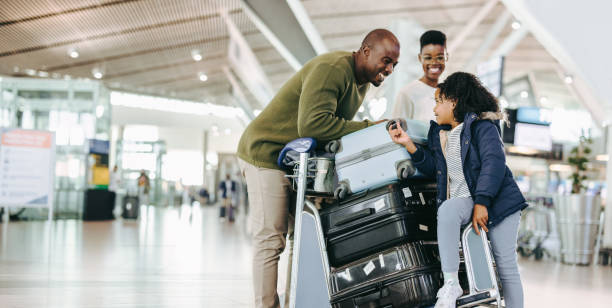
#> input picture Documents/codes/damascusprojects/static/images/visa.jpg, 612 x 308 px
$ python img_resize.py
#> lines starting #> are read from the running program, lines starting #| are printed output that depends on the picture
from PIL import Image, ImageFilter

def convert_to_4k(input_path, output_path):
    # Open the original image
#> called with input_path = 'visa.jpg', output_path = 'visa_4k.jpg'
    img = Image.open(input_path)
#> img is the input picture: PIL image 612x308 RGB; mean R, G, B 169.8, 170.7, 165.8

    # Set target resolution for 4K
    target_size = (3840, 2160)

    # Resize using high-quality resampling
    img_4k = img.resize(target_size, Image.LANCZOS)
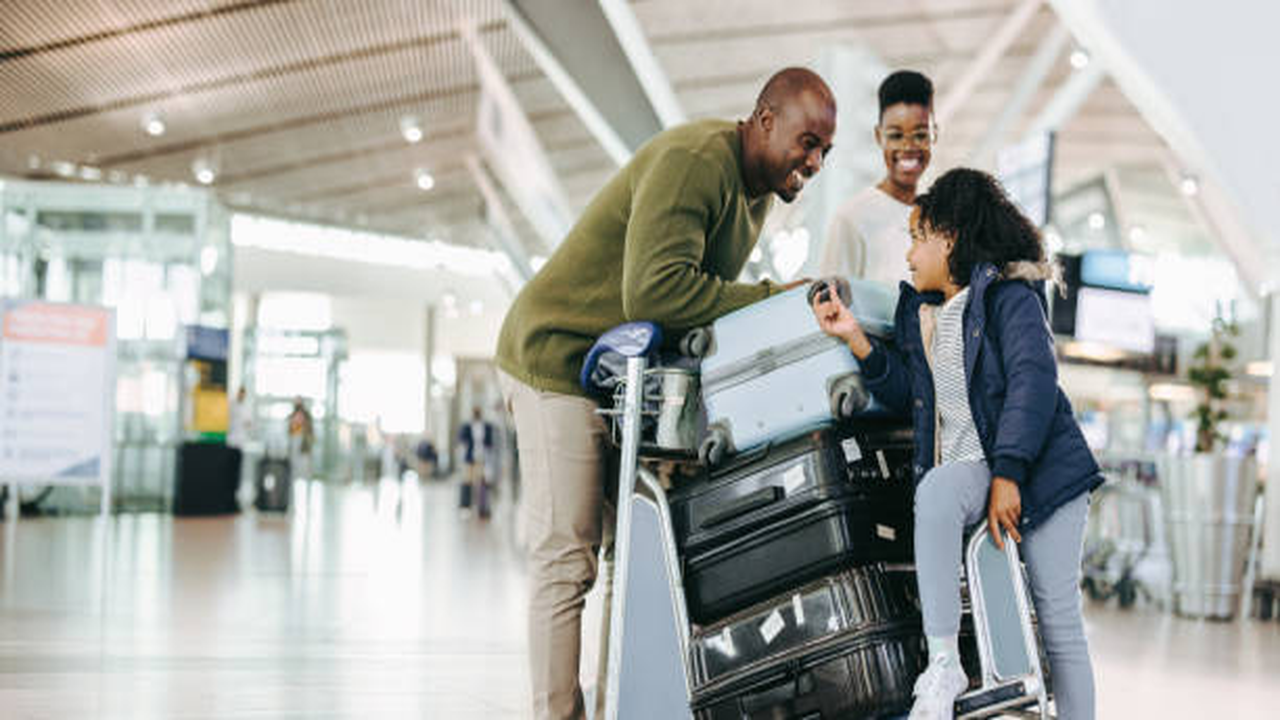
#> img_4k: PIL image 3840x2160 RGB (shown at 1/3 size); mean R, G, B 169.8, 170.7, 165.8

    # Optionally improve quality by applying a slight sharpening filter
    img_4k = img_4k.filter(ImageFilter.UnsharpMask(radius=2, percent=150, threshold=3))

    # Save the processed image
    img_4k.save(output_path, quality=95)
    print(f"Image has been resized to 3840x2160 and saved as '{output_path}'.")

# Example usage
convert_to_4k("visa.jpg", "visa_4k.jpg")

$ run again, with Documents/codes/damascusprojects/static/images/education.jpg copied over Documents/codes/damascusprojects/static/images/visa.jpg
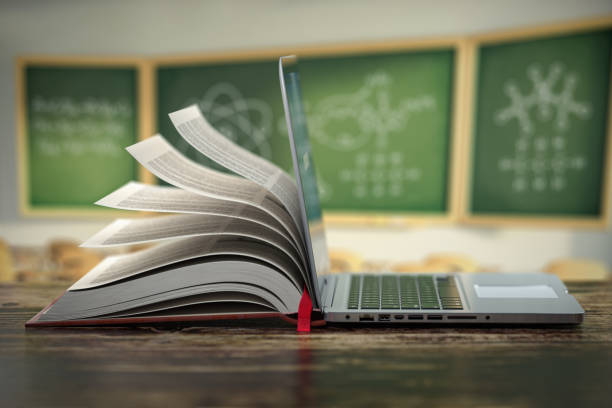
#> input picture Documents/codes/damascusprojects/static/images/education.jpg, 612 x 408 px
#> in convert_to_4k, img is the input picture: PIL image 612x408 RGB; mean R, G, B 117.9, 120.5, 96.6
#> in convert_to_4k, `img_4k = img.resize(target_size, Image.LANCZOS)`:
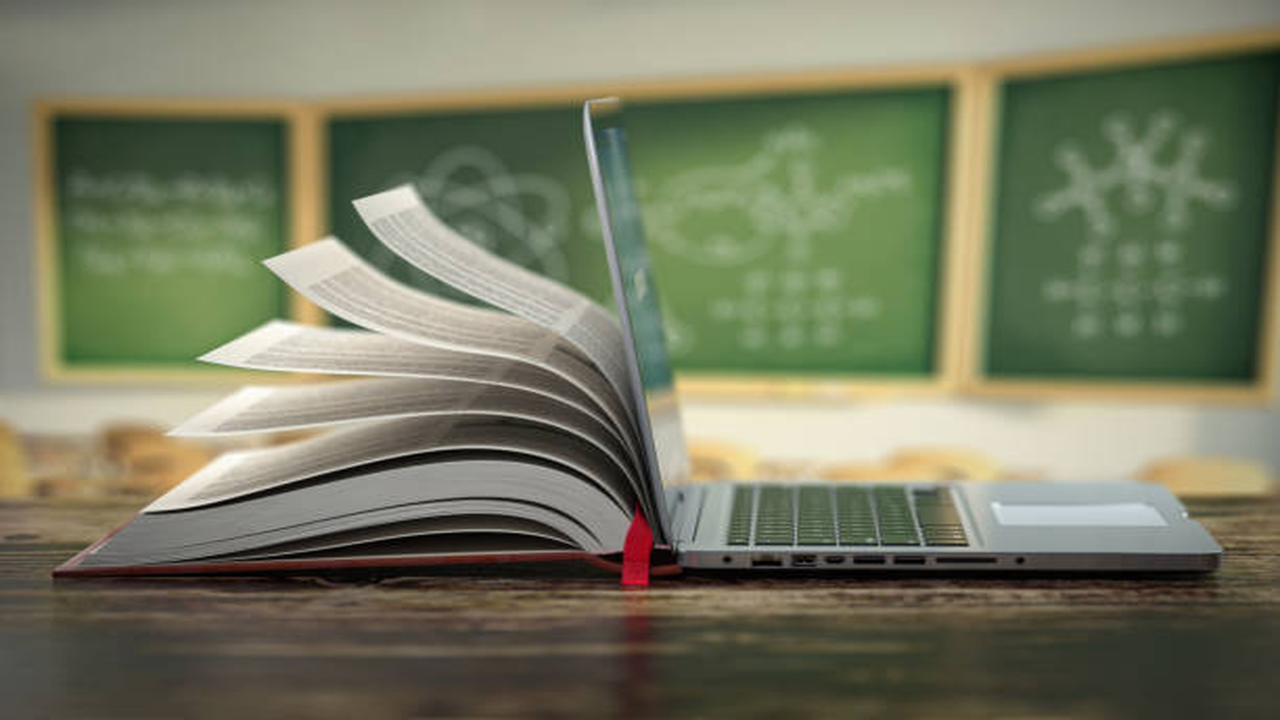
#> img_4k: PIL image 3840x2160 RGB (shown at 1/3 size); mean R, G, B 117.9, 120.5, 96.6
